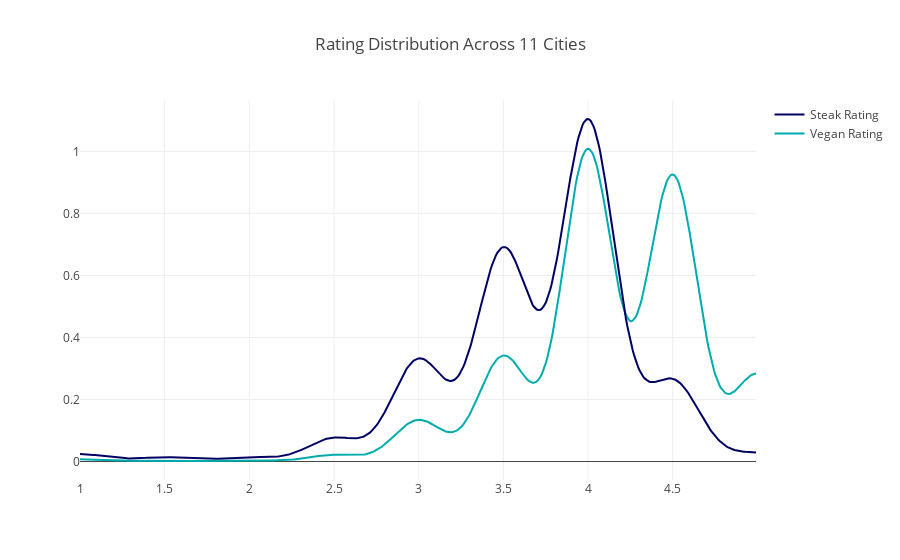

The notebook cell saved with this chart:
### Code cell
tot_kde3 = df[df['category']=='vegan']['rating']  
tot_kde4 = df[df['category']=='steak']['rating']  

# Group data together
hist_data = [tot_kde3, tot_kde4]

group_labels = ['Vegan Rating', 'Steak Rating']

colors = ['rgb(0, 172, 173)', 'rgb(0, 00, 100)']
# Create distplot with custom bin_size
total_kde_fig2 = ff.create_distplot(hist_data, group_labels, bin_size=.2, colors=colors,show_hist=False, curve_type='kde', show_rug=False)

total_kde_fig2['layout'].update(title='Rating Distribution Across 11 Cities')
# Plot!
plotly.offline.iplot(total_kde_fig2, filename='Distplot with Multiple Datasets')

### Figure 1 — Plotly figure (JSON) as saved in the notebook; plotly's stock layout.template omitted (floating-point values rounded to 4 significant figures; data arrays with more than 128 entries replaced by an {"elided": "..."} marker saying what was removed)
{"data": [{"legendgroup": "Vegan Rating", "marker": {"color": "rgb(0, 172, 173)"}, "mode": "lines", "name": "Vegan Rating", "showlegend": true, "type": "scatter", "uid": "59802428-3189-11e9-ab5c-8c859007c3ad", "x": {"elided": "500 float values"}, "xaxis": "x", "y": {"elided": "500 float values"}, "yaxis": "y"}, {"legendgroup": "Steak Rating", "marker": {"color": "rgb(0, 00, 100)"}, "mode": "lines", "name": "Steak Rating", "showlegend": true, "type": "scatter", "uid": "59802634-3189-11e9-a595-8c859007c3ad", "x": {"elided": "500 float values"}, "xaxis": "x", "y": {"elided": "500 float values"}, "yaxis": "y"}], "layout": {"barmode": "overlay", "hovermode": "closest", "legend": {"traceorder": "reversed"}, "title": "Rating Distribution Across 11 Cities", "xaxis": {"anchor": "y2", "domain": [0, 1], "zeroline": false}, "yaxis": {"anchor": "free", "domain": [0, 1], "position": 0}}}
